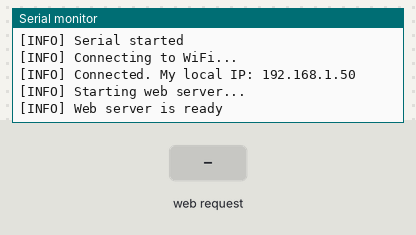
A program run on a simulated ESP32. On the bench: the last lines printed to the serial monitor. The inputs (shaded band) are chosen by the test bench. WiFi joins after 1.5 s; servers stay silent unless stated.

Above: at 2.7 s.
2.8 s: HTTP request GET / received
At 3.8 s:
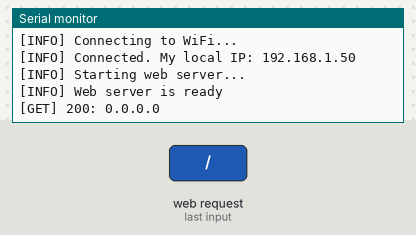
4.3 s: HTTP request GET /setpin received
At 4.9 s:
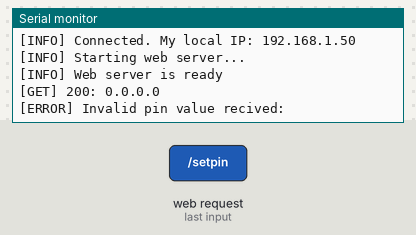
5.8 s: HTTP request GET /setpin?pin=on received
At 7.0 s:
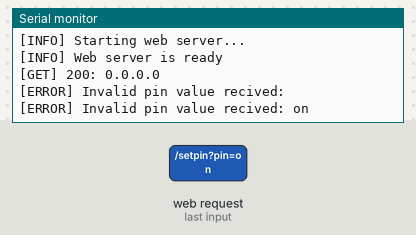
7.3 s: HTTP request GET /setpin?pin=off received
At 8.4 s:
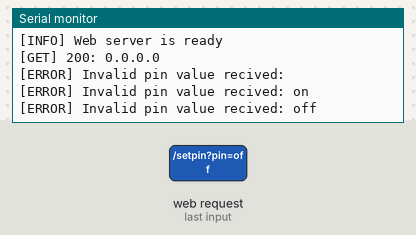
8.8 s: HTTP request GET /setpin?pin=1 received
At 9.5 s:
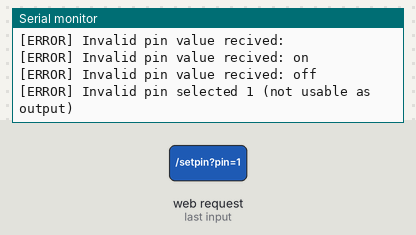

The program:

main.cpp
```cpp
#include <Arduino.h>
#include <WiFi.h>
#include <WebServer.h>
#include <map>
#include "esp_wpa2.h"

// Enter your information
const char* ssid = "";
const char* eap_user = "";
const char* eap_pass = "";

std::map<int, int> pinStates;

WebServer server(80);

void handleRoot();
void handleSetPin();
bool isNumeric(String str);
bool isValidPin(int pin);

void setup() {
  Serial.begin(115200);
  WiFi.disconnect(true);
  WiFi.mode(WIFI_STA);

  esp_wifi_sta_wpa2_ent_set_identity((uint8_t *)eap_user, strlen(eap_user));
  esp_wifi_sta_wpa2_ent_set_username((uint8_t *)eap_user, strlen(eap_user));
  esp_wifi_sta_wpa2_ent_set_password((uint8_t *)eap_pass, strlen(eap_pass));

  esp_wifi_sta_wpa2_ent_enable();

  WiFi.begin(ssid);

  Serial.println("[INFO] Serial started");

  Serial.println("[INFO] Connecting to WiFi...");
  while (WiFi.status() != WL_CONNECTED) {
    delay(500);
  }
  Serial.print("[INFO] Connected. My local IP: ");
  Serial.println(WiFi.localIP());

  Serial.println("[INFO] Starting web server...");
  server.on("/", handleRoot);
  server.on("/setpin", handleSetPin);
  Serial.println("[INFO] Web server is ready");

  server.begin();
}

void loop() {
  server.handleClient();
}

void handleRoot() {
  String html = "<html><body>\
  <h1>Pinner</h1>\
  <form action='/setpin' method='GET'>\
  <input type='text' name='pin'>\
  <button type='submit' name='action' value='on'>Turn On</button>\
  <button type='submit' name='action' value='off'>Turn Off</button>\
  </form>";

  html += "<h2>Pin States</h2>";

  if (pinStates.empty()) {
    html += "<p>No pins configured yet</p>";
  } else {
    html += "<table> <tr> <th><b>Pin</b></th> <th><b>State</b></th> </tr>";
    for (auto const& pair : pinStates) {
      int pin = pair.first;
      int state = pair.second;

      html += "<tr><td>";
      html += pin;
      html += "</td>";
      html += "<td>";
      html += (state == HIGH) ? "<span style'color: green;'>ON</span>" : "<span>OFF</span>";
      html += "</td></tr>";
    }
    html += "</table>";
  }
  html += "</body></html>";

  server.send(200, "text/html", html);
  Serial.print("[");
  if (server.method() == HTTP_GET) {
    Serial.print("GET");
  } else if (server.method() == HTTP_POST) {
    Serial.print("POST");
  }
  Serial.print("] 200: "); Serial.println(server.client().remoteIP());
}

void handleSetPin() {
  String pin_str = server.arg("pin");
  String action_str = server.arg("action");

  if (!isNumeric(pin_str)) {
    Serial.print("[ERROR] Invalid pin value recived: "); Serial.println(pin_str);
    server.send(400, "text/plain", "Error: Invalid pin value received. It must be a number");
    return;
  }

  unsigned short pin_number = pin_str.toInt();

  if (!isValidPin(pin_number)) {
    Serial.print("[ERROR] Invalid pin selected "); Serial.print(pin_number); Serial.println(" (not usable as output)");
    server.send(400, "text/plain", "Error: Invalid or unsafe pin selected. Use GPIOs like 13, 14, 16-33");
    return;
  }

  Serial.print("[");
  if (server.method() == HTTP_GET) {
    Serial.print("GET");
  } else if (server.method() == HTTP_POST) {
    Serial.print("POST");
  }
  Serial.print("] 200: "); Serial.println(server.client().remoteIP());
  Serial.print(" -> Pin: "); Serial.print(pin_number); Serial.print(", Action: ");
  Serial.println(action_str);

  pinMode(pin_number, OUTPUT);

  if (action_str == "on") {
    digitalWrite(pin_number, HIGH);
    pinStates[pin_number] = HIGH;

  } else if (action_str == "off") {
    digitalWrite(pin_number, LOW);
    pinStates[pin_number] = LOW;
  }
  server.sendHeader("Location", "/");
  server.send(302, "text/plain", "Redirecting...");
}

bool isNumeric(String str) {
  if (str.length() == 0) {
    return false;
  }
  for (int i = 0; i < str.length(); i++) {
    if (!isDigit(str.charAt(i))) {
      return false;
    }
  }
  return true;
}

bool isValidPin(int pin) {
  if (pin >= 34 && pin <= 39) {
    return false;
  } else if (pin >= 6 && pin <= 11) {
    return false;
  }

  switch (pin) {
    case 0:
    case 1:
    case 3:
    case 6:
    case 7:
    case 8:
    case 9:
    case 10:
    case 11:
    case 34:
    case 35:
    case 36:
    case 37:
    case 38:
    case 39:
      return false;
    default:
    if (pin < 0 || pin > 39) {
      return false;
    }
    return true;
  }
}
```

Measured:
- after the input at 2.8 s, the serial monitor: prints a new line at once (image 1)
- after the input at 4.3 s, the serial monitor: prints a new line at once (image 2)
- after the input at 5.8 s, the serial monitor: prints a new line at once (image 3)
- after the input at 7.3 s, the serial monitor: prints a new line at once (image 4)
- after the input at 8.8 s, the serial monitor: prints a new line at once (image 5)
